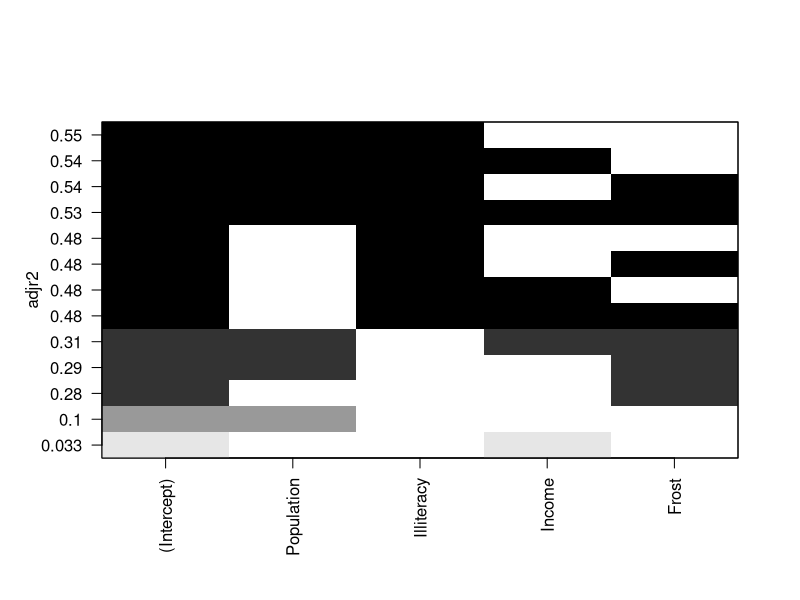
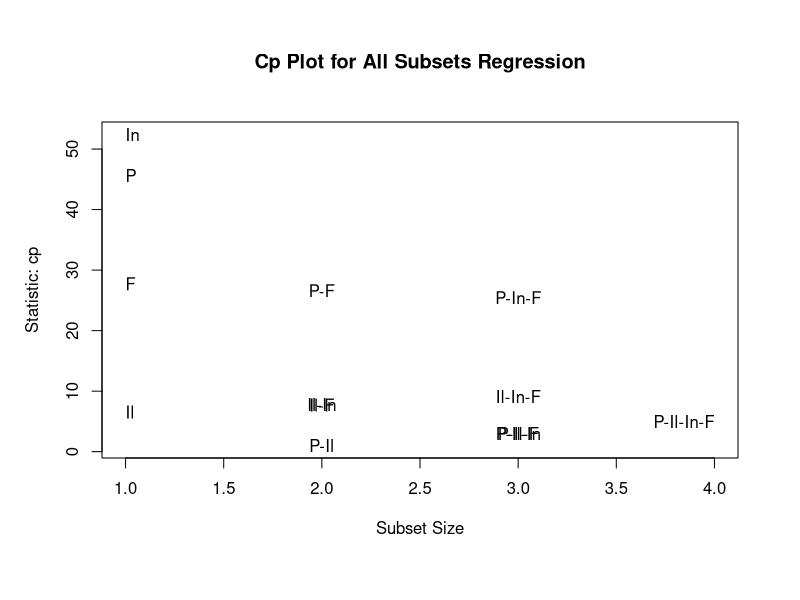

The R script that drew these images, in order: (Note: this script raises an error after producing the figures.)
states <- as.data.frame(state.x77[,c("Murder", "Population",
                                     "Illiteracy", "Income", "Frost")])
fit1 <- lm(Murder ~ Population + Illiteracy + Income + Frost,
                  data=states)

# backward stepwise selection
require(MASS)
stepAIC(fit1, direction="backward")

# all subsets regression
require(leaps)
leaps <- regsubsets(Murder ~ Population + Illiteracy + Income + Frost,
                    data=states, nbest=4)
plot(leaps, scale="adjr2")

require(car)
subsets(leaps, statistic="cp", main="Cp Plot for All Subsets Regression")
abline(1,1,lty=2,col="red")
